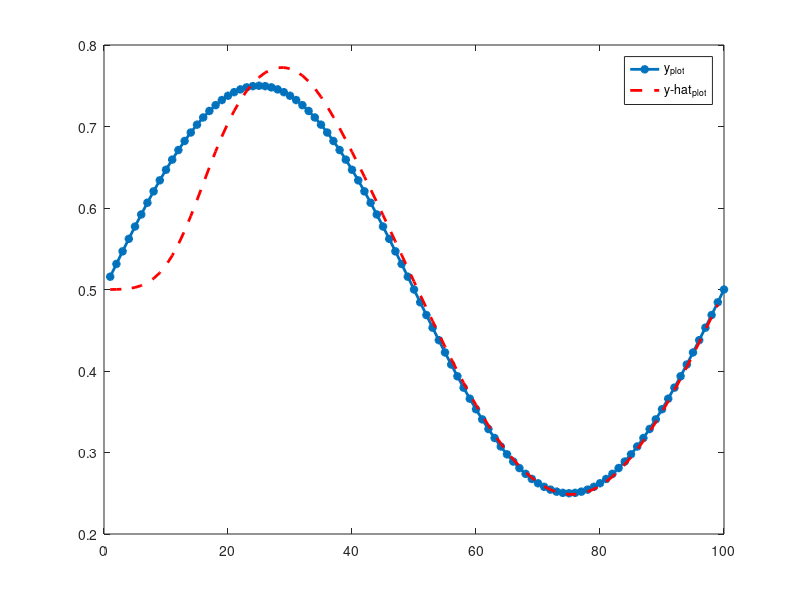
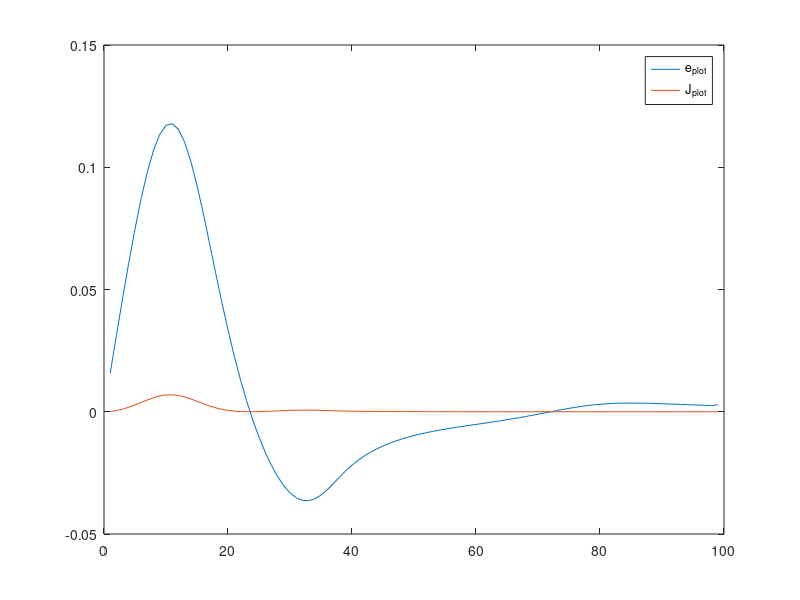

Recreate these plots in MATLAB, in order.
clc
clear all
close all
% Create and Plot Raw Data
x = 1:100;

% y = rand(1,length(x))./10;
% y = 0.25*x + randn(1,length(x));
% y = 1./(1+ exp(-0.5*x + randn(1,length(x))));
y = 0.5 + 0.25*sin(2*pi*x/100);
% y = 0.5 + 0.25*sin(2*pi*x/100)+ 0.05*randn(1,length(x));
% y = rand(1,length(x)).*x + 10;
% y = 0.25.*x.^2 + 10.*x + randn(1,length(x));
y_hat(1) = 0;
e(1) = 0;
b(1) = 0;
w(1,1) = 0;
w(2,1) = 0;

alpha_w = 0.0105;%0.0105;% 0.002;
alpha_b = 0.1;%0.1;% 0.002;

z(1,1) = x(1);
z(2,1) = 0;

plot(x,y,'-*','LineWidth',2)


for i = 1:length(x)-1
    % do sth
    % for j = 1:10000
    y_hat(i) = 1/(1+exp(-(w(:,i)'*z(:,i)+b(i))));

    e(i) = y(i)-y_hat(i);

    J(i) = 0.5*(e(i))^2;
    w(:,i+1) = w(:,i) + alpha_w*e(i)*y_hat(i)*(1-y_hat(i))*z(:,i);
    b(i+1) = b(i) + alpha_b*e(i)*y_hat(i)*(1-y_hat(i));

    z(1,i+1) = x(i+1);
z(2,i+1) = y(i);
    % end


    

end

hold on
plot(x(1:end-1),y_hat,'r--','LineWidth',2)
hold off
legend('y_{plot}','y-hat_{plot}')

figure
plot(e)
hold on
plot(J)
hold off
legend('e_{plot}','J_{plot}')

disp(mean(J))